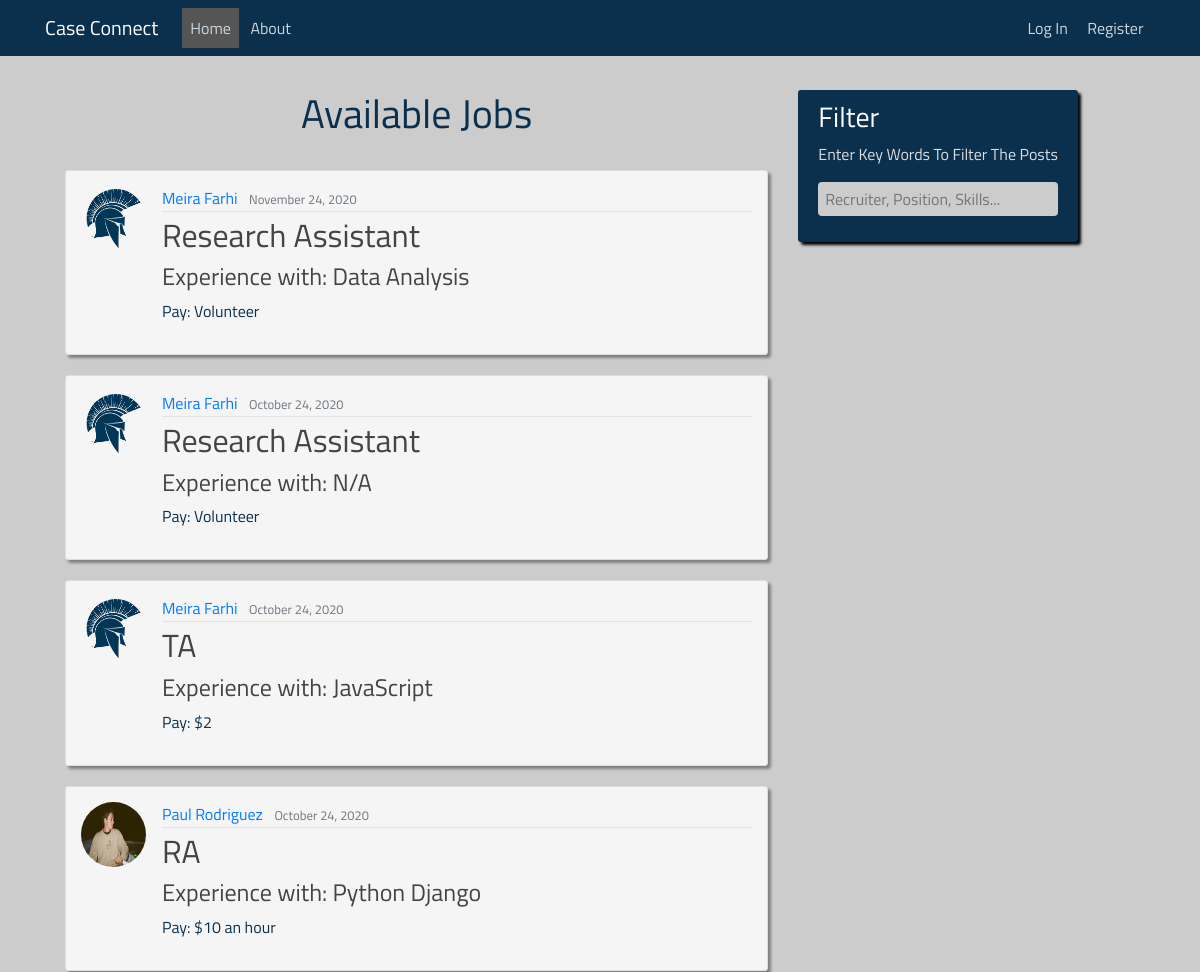
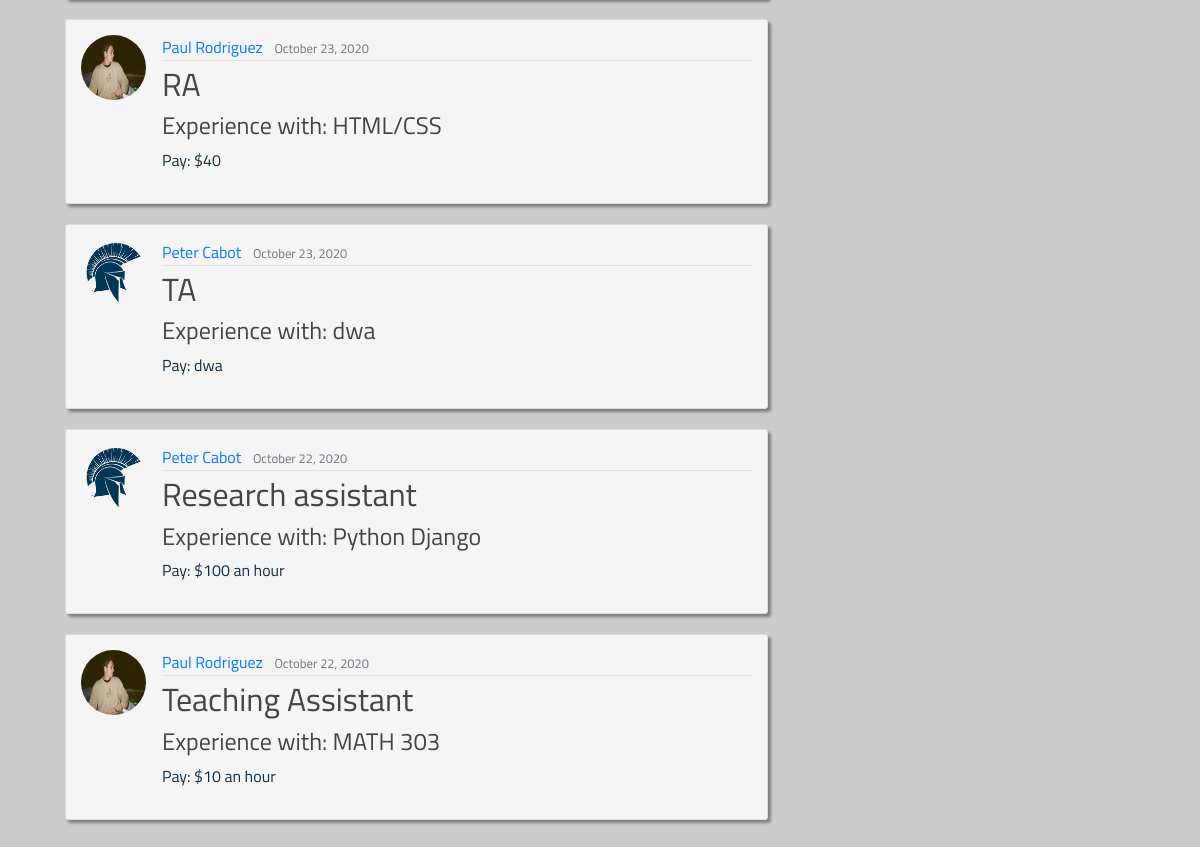
The page / on the database its author committed (2 pictures, top to bottom).
### case_connecting/models.py (models this page shows, shortened)
class Post(models.Model):
    recruiter = models.ForeignKey(User, on_delete=models.CASCADE)
    position = models.CharField(max_length=200)
    knowledge = models.CharField(max_length=200)
    content = models.TextField()
    pay = models.CharField(max_length=200)
    date_posted = models.DateTimeField(default=timezone.now)

### users/models.py (models this page shows, shortened)
class Profile(models.Model):
    user = models.OneToOneField(User, on_delete=models.CASCADE)
    image = models.ImageField(default='default.jpg', upload_to='profile_pics')
    resume = models.FileField(default=None, upload_to='resumes')

### case_connecting/views.py (the view)
# urls.py: path('', PostListView.as_view(), name="case_connecting-home"),
class PostListView(ListView):
    model = Post
    template_name = 'case_connecting/home.html'
    context_object_name = 'posts'
    ordering = ['-date_posted']  # the most recent available jobs will be moved to the top
    paginate_by = 15  # the number of posts per page

### templates/case_connecting/home.html (shortened to what this page needs)
{% extends "case_connecting/base.html" %}
{% load static %}
{% block content %}
<head>
 <link rel="stylesheet" type="text/css" href="{% static 'case_connecting/home.css' %}">
</head>
<div class="content-section" id="posting-list">
    <div class="row">
        <div class="col-md-8">
            <div>
                <h1>Available Jobs</h1>
                <br>
            </div>
            {% for post in posts %}
            <article id="post" class="media content-section">
                <img class="rounded-circle article-img" src="{{ post.recruiter.profile.image.url }}">
                <div class="media-body">
                    <div class="article-metadata">
                        <a class="mr-2" href="{% url 'user-posts' post.recruiter.username %}">{{ post.recruiter.get_full_name }}</a>
                        <small class="text-muted">{{ post.date_posted|date:"F d, Y" }}</small>
                    </div>
                    <h2><a class="article-title" href="{% url 'post-detail' post.id %}">{{ post.position }}</a></h2>
                    <h4>Experience with: {{ post.knowledge }}</h4>
                    <p class="article-content">Pay: {{ post.pay }}</p>
                </div>
            </article>
            {% endfor %}
        </div>
        <div class="col-md-4">
            <div class="content-section" id="filter">
                <h3 id="filtertext1">Filter</h3>
                <p id="filtertext2"> Enter Key Words To Filter The Posts
                <ul class="list-group">
                    <form method="get" action="{% url 'case_connecting-search' %}">
                        <input name="q" id="id_q" value="{{ request.GET.q }}" placeholder="Recruiter, Position, Skills...">
                    </form>
                </ul>
                </p>
            </div>
        </div>
    </div>
</div>
{% endblock %}

### case_connecting/static/case_connecting/main.css (style rules this page uses)
body { background: #ccc; color: #333333; margin-top: 5rem; }
* { font-size: 100%; font-family: "Titillium Web",Helvetica,Arial,sans-serif; color: #0a304e; }
h1 { color: #0a304e; text-align: center; }
h2, h3, h4, h5, h6 { color: #444444; }
ul { margin: 0; }
form { width: 100%; }
.content-section { background: #ffffff; padding: 10px 20px; border: 1px solid #dddddd; border-radius: 3px; margin-bottom: 20px; overflow: auto; }
.article-title { color: #444444; }
.article-content { white-space: pre-line; }
.article-img { height: 65px; width: 65px; margin-right: 16px; }
.article-metadata { padding-bottom: 1px; margin-bottom: 4px; border-bottom: 1px solid #e3e3e3 }
article[id="post"] { clear: both; padding: 15px; box-shadow: 3px 3px 3px grey; background-color: #f5f5f5; }
div[id="posting-list"] { background-color: #ccc; border: none; }
div[id="filter"] { position: fixed; }
div[id="filter"] { background-color: #0a304e; border: none; box-shadow: 3px 3px 3px black; }
input[id="id_q"] { width: 100%; height: 10px; box-sizing: border-box; border: 2px solid #ccc; border-radius: 4px; background-color: #ccc; padding: 15px 5px 15px 5px; vertical-align: middle; }
h3[id="filtertext1"] { color: white; }
p[id="filtertext2"] { color: #DCDCDC; }

### rows shown on the page
Post: recruiter.profile.image (placeholder picture), recruiter.get_full_name "Meira Farhi", date_posted "November 24, 2020", position "Research Assistant", knowledge "Data Analysis", pay "Volunteer"
Post: recruiter.profile.image (placeholder picture), recruiter.get_full_name "Meira Farhi", date_posted "October 24, 2020", position "Research Assistant", knowledge "N/A", pay "Volunteer"
Post: recruiter.profile.image (placeholder picture), recruiter.get_full_name "Meira Farhi", date_posted "October 24, 2020", position "TA", knowledge "JavaScript", pay "$2"
Post: recruiter.profile.image (picture), recruiter.get_full_name "Paul Rodriguez", date_posted "October 24, 2020", position "RA", knowledge "Python Django", pay "$10 an hour"
Post: recruiter.profile.image (picture), recruiter.get_full_name "Paul Rodriguez", date_posted "October 23, 2020", position "RA", knowledge "HTML/CSS", pay "$40"
Post: recruiter.profile.image (placeholder picture), recruiter.get_full_name "Peter Cabot", date_posted "October 23, 2020", position "TA", knowledge "dwa", pay "dwa"
Post: recruiter.profile.image (placeholder picture), recruiter.get_full_name "Peter Cabot", date_posted "October 22, 2020", position "Research assistant", knowledge "Python Django", pay "$100 an hour"
Post: recruiter.profile.image (picture), recruiter.get_full_name "Paul Rodriguez", date_posted "October 22, 2020", position "Teaching Assistant", knowledge "MATH 303", pay "$10 an hour"
